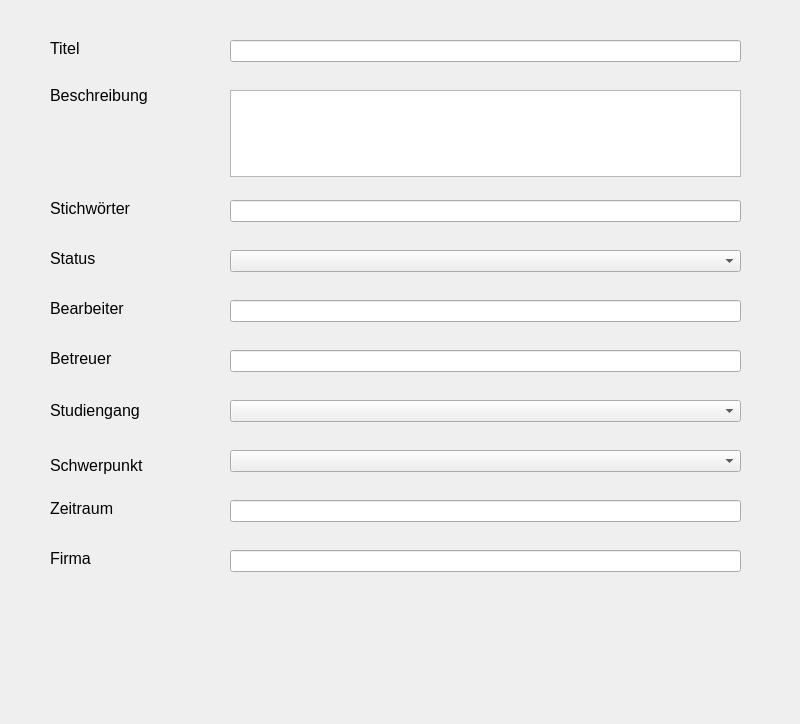
<?xml version="1.0" encoding="UTF-8"?>
<ui version="4.0">
 <class>ShowSheet</class>
 <widget class="QMainWindow" name="ShowSheet">
  <property name="geometry">
   <rect>
    <x>0</x>
    <y>0</y>
    <width>800</width>
    <height>724</height>
   </rect>
  </property>
  <property name="windowTitle">
   <string>MainWindow</string>
  </property>
  <widget class="QWidget" name="centralwidget">
   <widget class="QLabel" name="label">
    <property name="geometry">
     <rect>
      <x>50</x>
      <y>40</y>
      <width>55</width>
      <height>16</height>
     </rect>
    </property>
    <property name="font">
     <font>
      <pointsize>12</pointsize>
     </font>
    </property>
    <property name="text">
     <string>Titel</string>
    </property>
   </widget>
   <widget class="QLabel" name="label_2">
    <property name="geometry">
     <rect>
      <x>50</x>
      <y>80</y>
      <width>131</width>
      <height>31</height>
     </rect>
    </property>
    <property name="font">
     <font>
      <pointsize>12</pointsize>
     </font>
    </property>
    <property name="text">
     <string>Beschreibung</string>
    </property>
   </widget>
   <widget class="QLabel" name="label_3">
    <property name="geometry">
     <rect>
      <x>50</x>
      <y>200</y>
      <width>121</width>
      <height>16</height>
     </rect>
    </property>
    <property name="font">
     <font>
      <pointsize>12</pointsize>
     </font>
    </property>
    <property name="text">
     <string>Stichwörter</string>
    </property>
   </widget>
   <widget class="QLabel" name="label_4">
    <property name="geometry">
     <rect>
      <x>50</x>
      <y>250</y>
      <width>101</width>
      <height>16</height>
     </rect>
    </property>
    <property name="font">
     <font>
      <pointsize>12</pointsize>
     </font>
    </property>
    <property name="text">
     <string>Status</string>
    </property>
   </widget>
   <widget class="QLabel" name="label_5">
    <property name="geometry">
     <rect>
      <x>50</x>
      <y>300</y>
      <width>111</width>
      <height>16</height>
     </rect>
    </property>
    <property name="font">
     <font>
      <pointsize>12</pointsize>
     </font>
    </property>
    <property name="text">
     <string>Bearbeiter</string>
    </property>
   </widget>
   <widget class="QLabel" name="label_6">
    <property name="geometry">
     <rect>
      <x>50</x>
      <y>350</y>
      <width>111</width>
      <height>16</height>
     </rect>
    </property>
    <property name="font">
     <font>
      <pointsize>12</pointsize>
     </font>
    </property>
    <property name="text">
     <string>Betreuer</string>
    </property>
   </widget>
   <widget class="QWidget" name="horizontalLayoutWidget">
    <property name="geometry">
     <rect>
      <x>30</x>
      <y>630</y>
      <width>741</width>
      <height>80</height>
     </rect>
    </property>
    <layout class="QHBoxLayout" name="lay_sheet_btn"/>
   </widget>
   <widget class="QLabel" name="label_7">
    <property name="geometry">
     <rect>
      <x>50</x>
      <y>390</y>
      <width>121</width>
      <height>41</height>
     </rect>
    </property>
    <property name="font">
     <font>
      <pointsize>12</pointsize>
     </font>
    </property>
    <property name="text">
     <string>Studiengang</string>
    </property>
   </widget>
   <widget class="QLabel" name="label_8">
    <property name="geometry">
     <rect>
      <x>50</x>
      <y>450</y>
      <width>131</width>
      <height>31</height>
     </rect>
    </property>
    <property name="font">
     <font>
      <pointsize>12</pointsize>
     </font>
    </property>
    <property name="text">
     <string>Schwerpunkt</string>
    </property>
   </widget>
   <widget class="QLabel" name="label_9">
    <property name="geometry">
     <rect>
      <x>50</x>
      <y>500</y>
      <width>161</width>
      <height>16</height>
     </rect>
    </property>
    <property name="font">
     <font>
      <pointsize>12</pointsize>
     </font>
    </property>
    <property name="text">
     <string>Zeitraum</string>
    </property>
   </widget>
   <widget class="QLabel" name="label_10">
    <property name="geometry">
     <rect>
      <x>50</x>
      <y>550</y>
      <width>111</width>
      <height>16</height>
     </rect>
    </property>
    <property name="font">
     <font>
      <pointsize>12</pointsize>
     </font>
    </property>
    <property name="text">
     <string>Firma</string>
    </property>
   </widget>
   <widget class="QLineEdit" name="txt_title">
    <property name="geometry">
     <rect>
      <x>230</x>
      <y>40</y>
      <width>511</width>
      <height>22</height>
     </rect>
    </property>
   </widget>
   <widget class="QLineEdit" name="txt_editor">
    <property name="geometry">
     <rect>
      <x>230</x>
      <y>300</y>
      <width>511</width>
      <height>22</height>
     </rect>
    </property>
   </widget>
   <widget class="QLineEdit" name="txt_supervisor">
    <property name="geometry">
     <rect>
      <x>230</x>
      <y>350</y>
      <width>511</width>
      <height>22</height>
     </rect>
    </property>
   </widget>
   <widget class="QLineEdit" name="txt_keywords">
    <property name="geometry">
     <rect>
      <x>230</x>
      <y>200</y>
      <width>511</width>
      <height>22</height>
     </rect>
    </property>
   </widget>
   <widget class="QTextEdit" name="txt_description">
    <property name="geometry">
     <rect>
      <x>230</x>
      <y>90</y>
      <width>511</width>
      <height>87</height>
     </rect>
    </property>
   </widget>
   <widget class="QComboBox" name="cmb_status">
    <property name="geometry">
     <rect>
      <x>230</x>
      <y>250</y>
      <width>511</width>
      <height>22</height>
     </rect>
    </property>
   </widget>
   <widget class="QComboBox" name="cmb_subject">
    <property name="geometry">
     <rect>
      <x>230</x>
      <y>400</y>
      <width>511</width>
      <height>22</height>
     </rect>
    </property>
   </widget>
   <widget class="QComboBox" name="cmb_main_subject">
    <property name="geometry">
     <rect>
      <x>230</x>
      <y>450</y>
      <width>511</width>
      <height>22</height>
     </rect>
    </property>
   </widget>
   <widget class="QLineEdit" name="txt_time">
    <property name="geometry">
     <rect>
      <x>230</x>
      <y>500</y>
      <width>511</width>
      <height>22</height>
     </rect>
    </property>
   </widget>
   <widget class="QLineEdit" name="txt_company">
    <property name="geometry">
     <rect>
      <x>230</x>
      <y>550</y>
      <width>511</width>
      <height>22</height>
     </rect>
    </property>
   </widget>
  </widget>
 </widget>
 <resources/>
 <connections/>
</ui>
